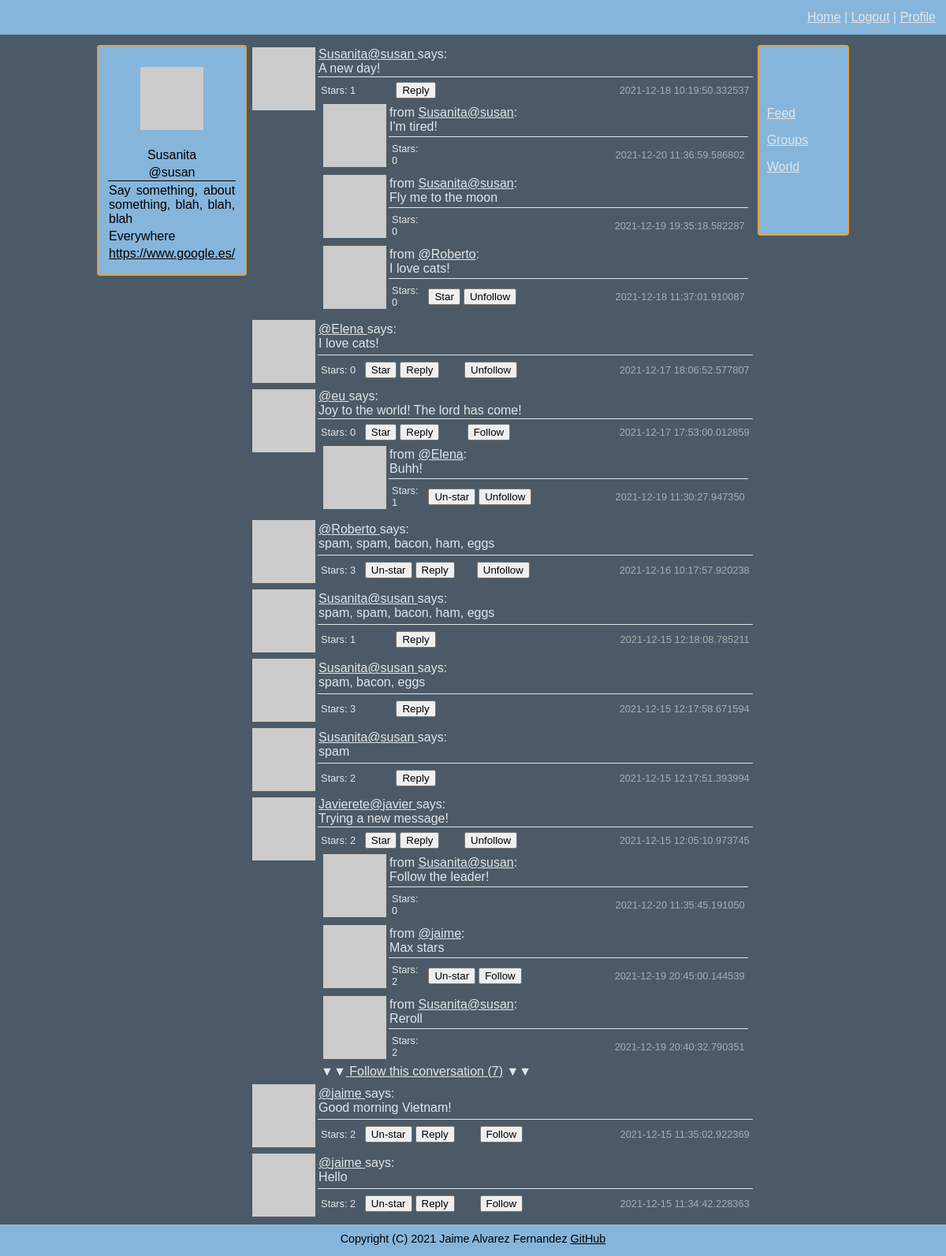
/global (signed in), run on the app's committed database.
### connect/models.py (models this page shows, shortened)
class User(UserMixin, db.Model):
    id = db.Column(db.Integer, primary_key=True)
    username = db.Column(db.String(64), index=True, unique=True)
    email = db.Column(db.String(120), index=True, unique=True)
    nickname = db.Column(db.String(64))
    password = db.Column(db.String(128))
    about_me = db.Column(db.String(140))
    location = db.Column(db.String(64))
    website = db.Column(db.String(120))
    last_seen = db.Column(db.DateTime, default=datetime.datetime.utcnow)
    follower_bio = db.Column(db.Boolean, default=False)
    posts = db.relationship('Posts', backref='author', lazy='dynamic')
    reply = db.relationship('Reply', backref='author', lazy='dynamic')
    followed = db.relationship('User',
                               secondary=followers,
                               primaryjoin=(followers.c.follower_id == id),
                               secondaryjoin=(followers.c.followed_id == id),
                               backref=db.backref('followers', lazy='dynamic'), lazy='dynamic')
    starred = db.relationship('Posts',
                              secondary=stars,
                              backref=db.backref('awarded_stars', lazy='dynamic'), lazy='dynamic')
    starred_reply = db.relationship('Reply',
                                    secondary=stars_reply,
                                    backref=db.backref('awarded_stars_reply', lazy='dynamic'), lazy='dynamic')
    def avatar(self, size):
        digest = md5(self.email.lower().encode('utf-8')).hexdigest()
        return f'https://www.gravatar.com/avatar/{digest}?d=identicon&s={size}'
    def is_following(self, user):
        return self.followed.filter(followers.c.followed_id == user.id).count() > 0
    def is_starred(self, post):
        return self.starred.filter(stars.c.post_id == post.id).count() > 0
    def is_starred_reply(self, reply):
        return self.starred_reply.filter(stars_reply.c.reply_id == reply.id).count() > 0

class Posts(db.Model):
    id = db.Column(db.Integer, primary_key=True)
    body = db.Column(db.String(140))
    timestamp = db.Column(db.DateTime, index=True, default=datetime.datetime.utcnow)
    user_id = db.Column(db.Integer, db.ForeignKey('user.id'))
    reply = db.relationship('Reply', backref='original', lazy='dynamic')
    def replies(self):
        return Reply.query.filter_by(post_id=self.id).order_by(Reply.timestamp.desc()).all()

class Reply(db.Model):
    id = db.Column(db.Integer, primary_key=True)
    body = db.Column(db.String(140))
    timestamp = db.Column(db.DateTime, index=True, default=datetime.datetime.utcnow)
    user_id = db.Column(db.Integer, db.ForeignKey('user.id'))
    post_id = db.Column(db.Integer, db.ForeignKey('posts.id'))

### connect/routing.py (the view)
@app.route('/global')
def global_messages():
    empty_form = forms.EmptyForm()
    posts = models.Posts.query.order_by(models.Posts.timestamp.desc()).all()
    return flask.render_template('global.html', title="Explore global feed", posts=posts, e_form=empty_form)

### connect/forms.py
class EmptyForm(FlaskForm):
    submit = wtforms.SubmitField('Submit')

### connect/models.py (called while the page is built)
@login.user_loader
def load_user(user_id):
    return User.query.get(int(user_id))

### connect/routing.py (called while the page is built)
@app.before_request
def before_request():
    if flask_login.current_user.is_authenticated:
        flask_login.current_user.last_seen = datetime.datetime.utcnow()
        db.session.commit()

### connect/templates/global.html
{% extends "general_template.html" %}
{% block content %}
    {% include "sub_templates/_posts.html" %}
{% endblock %}

### connect/templates/sub_templates/_profile.html (shortened to what this page needs)
{% if user and user != current_user %}
    <p>
        <img src="{{ user.avatar(128) }}">
    </p>
    <table width="100%">
        <tr>
            <td>
                {% if user.nickname is not none %}
                {{ user.nickname }}
                {% endif %}
            </td>
        </tr>
        <tr>
            <td class="bottom_line">
                @{{ user.username }}
            </td>
        </tr>
        <tr>
            <td>
                {% if not current_user.is_following(user) %}
                <form method="post" action="{{ url_for('follow', username=user.username, url=request.endpoint) }}">
                    {{ e_form.hidden_tag() }}
                    {{ e_form.submit(value='Follow') }}
                </form>
                {% else %}
                <form method="post" action="{{ url_for('unfollow', username=user.username, url=request.endpoint) }}">
                    {{ e_form.hidden_tag() }}
                    {{ e_form.submit(value='Unfollow') }}
                </form>
                {% endif %}
            </td>
        </tr>
        <tr>
            <td class="justify_text">
                {% if user.about_me is not none %}
                    {{ user.about_me }}
                {% endif %}
            </td>
        </tr>
        <tr>
            <td>
                {% if user.location is not none %}
                    {{ user.location }}
                {% endif %}
            </td>
        </tr>
        <tr>
            <td>
                {% if user.website is not none %}
                    <a href="{{ current_user.website }}">{{ current_user.website }}</a>
                {% endif %}
            </td>
        </tr>
        <tr>
            <td>
                {% if user.follower_bio %}
                Followers: {{ current_user.followers.count() }}
                {% endif %}
            </td>
        </tr>
    </table>
{% else %}
    <p>
        <img src="{{ current_user.avatar(128) }}">
    </p>
    <table width="100%">
        <tr>
            <td>
                {% if current_user.nickname is not none %}
                {{ current_user.nickname }}
                {% endif %}
            </td>
        </tr>
        <tr>
            <td class="bottom_line">
                @{{ current_user.username }}
            </td>
        </tr>
        <tr>
            <td class="justify_text">
                {% if current_user.about_me is not none %}
                    {{ current_user.about_me }}
                {% endif %}
            </td>
        </tr>
        <tr>
            <td class="justify_text">
                {% if current_user.location is not none %}
                    {{ current_user.location }}
                {% endif %}
            </td>
        </tr>
        <tr>
            <td class="justify_text">
                {% if current_user.website is not none %}
                    <a href="{{ current_user.website }}">{{ current_user.website }}</a>
                {% endif %}
            </td>
        </tr>
        <tr>
            <td>
            </td>
        </tr>
    </table>
{% endif %}

### connect/templates/sub_templates/_posts.html (shortened to what this page needs)
<table width="100%">
    {% for post in posts %}
    <tr>
        <td width="60" rowspan="2" valign="top"><img src="{{ post.author.avatar(60) }}"></td>
        <td class="bottom_line">
                <a href="{{ url_for('user_messages', username=post.author.username) }}">
                    {% if post.author.nickname %}{{ post.author.nickname }}{% endif %}@{{ post.author.username }}
                </a>
                says:<br>
             {{ post.body }}
        </td>
    </tr>
    <tr>
        <td>
            <table width="100%" border="0">
                <tr class="smaller_font_80">
                    <td width="10%">Stars: {{ post.awarded_stars.count() }}</td>
                    <td width="7%">
                        {% if post.author.username != current_user.username %}
                            {% if not current_user.is_starred(post) %}
                            <form method="post" action="{{ url_for('star', post=post.id, url=request.endpoint) }}">
                                {{ e_form.submit(value='Star') }}
                            </form>
                            {% else %}
                            <form method="post" action="{{ url_for('un_star', post=post.id, url=request.endpoint) }}">
                                {{ e_form.submit(value='Un-star') }}
                            </form>
                            {% endif %}
                        {% endif %}
                    </td>
                    <td>
                        <form method="get" action="{{ url_for('reply', post=post.id, url=request.endpoint) }}">
                            {{ e_form.submit(value='Reply') }}
                        </form>
                    </td>
                    <td>
                        {% if not current_user.is_following(post.author) and post.author != current_user %}
                        <form method="post" action="{{ url_for('follow', username=post.author.username) }}">
                            {{ e_form.submit(value='Follow') }}
                        </form>
                        {% elif current_user.is_following(post.author) and post.author != current_user  %}
                        <form method="post" action="{{ url_for('unfollow', username=post.author.username, url=request.endpoint) }}">
                            {{ e_form.submit(value='Unfollow') }}
                        </form>
                        {% endif %}
                    </td>
                    <td class="time">{{ post.timestamp }}</td>
                </tr>
                <tr>
                    <td colspan="5">
                        {% if 0 < post.replies()|length <= 3%}
                            {% for n in range(post.replies()|length) %}
                                {% include "sub_templates/_replies.html" %}
                            {% endfor %}
                        {% elif post.replies()|length > 3 %}
                            {% for n in range(3) %}
                                {% include "sub_templates/_replies.html" %}
                            {% endfor %}
                            ▼▼<a href="{{ url_for('conversation', post=post.id)}}"> Follow this conversation ({{ post.replies()|length }})</a> ▼▼
                        {% endif %}
                    </td>
                </tr>
            </table>
        </td>
    </tr>
    {% endfor %}
</table>

### connect/templates/sub_templates/_replies.html (shortened to what this page needs)
<table width="100%">
    <tr>
        <td width="30" rowspan="2" valign="top"><img src="{{ post.replies()[n].author.avatar(30) }}"></td>
        <td class="bottom_line">
            from
            <a href="{{ url_for('user_messages', username=post.replies()[n].author.username) }}">{% if post.replies()[n].author.nickname %}{{ post.replies()[n].author.nickname }}{% endif %}@{{ post.replies()[n].author.username }}</a>:<br>
            {{ post.replies()[n].body }}
        </td>
    </tr>
    <tr>
        <td>
            <table width="100%" border="0">
                <tr class="smaller_font_80">
                    <td width="10%">Stars: {{ post.replies()[n].awarded_stars_reply.count() }}</td>
                    <td width="7%">
                        {% if post.replies()[n].author.username != current_user.username %}
                            {% if not current_user.is_starred_reply(post.replies()[n]) %}
                            <form method="post" action="{{ url_for('star_reply', reply_id=post.replies()[n].id, url=request.endpoint) }}">
                                {{ e_form.submit(value='Star') }}
                            </form>
                            {% else %}
                            <form method="post" action="{{ url_for('un_star_reply', reply_id=post.replies()[n].id, url=request.endpoint) }}">
                                {{ e_form.submit(value='Un-star') }}
                            </form>
                            {% endif %}
                        {% endif %}
                    </td>
                    <td>
                        {% if not current_user.is_following(post.replies()[n].author) and post.replies()[n].author != current_user %}
                        <form method="post" action="{{ url_for('follow', username=post.replies()[n].author.username, url=request.endpoint) }}">
                            {{ e_form.submit(value='Follow') }}
                        </form>
                        {% elif current_user.is_following(post.replies()[n].author) and post.replies()[n].author != current_user  %}
                        <form method="post" action="{{ url_for('unfollow', username=post.replies()[n].author.username, url=request.endpoint) }}">
                            {{ e_form.submit(value='Unfollow') }}
                        </form>
                        {% endif %}
                    </td>
                    <td class="time">{{ post.replies()[n].timestamp }}</td>
                </tr>
            </table>
        </td>
    </tr>
</table>

### connect/static/css/style.css (style rules this page uses)
body { font-family: Arial; background: #4b5a66; color: #e1e6eb; min-height: 100vh; margin: 0; }
a { color: inherit; }
.bottom_line { border: solid; border-width: 0px 0 1px 0; }
.justify_text { text-align: justify; text-justify: inter-word; }
.smaller_font_80 { font-size:80%; }
.time { text-align: right; opacity: 0.6; }
body { display:flex; flex-direction:column; }

### data on the page
User: nickname "Susanita", username "susan", about_me "Say something, about something, blah, blah, blah", location "Everywhere", website "https://www.google.es/"
Posts: author.nickname "Susanita", author.username "susan", body "A new day!", awarded_stars.count "1", timestamp "2021-12-18 10:19:50.332537", nickname "Susanita" "Susanita", username "susan" "susan" "Roberto", body "I'm tired!" "Fly me to the moon" "I love cats!", replies "0" "0" "0", id.timestamp "2021-12-20 11:36:59.586802" "2021-12-19 19:35:18.582287" "2021-12-18 11:37:01.910087"
Posts: author.username "Elena", body "I love cats!", awarded_stars.count "0", timestamp "2021-12-17 18:06:52.577807"
Posts: author.username "eu", body "Joy to the world! The lord has come!", awarded_stars.count "0", timestamp "2021-12-17 17:53:00.012859", username "Elena", body "Buhh!", replies "1", id.timestamp "2021-12-19 11:30:27.947350"
Posts: author.username "Roberto", body "spam, spam, bacon, ham, eggs", awarded_stars.count "3", timestamp "2021-12-16 10:17:57.920238"
Posts: author.nickname "Susanita", author.username "susan", body "spam, spam, bacon, ham, eggs", awarded_stars.count "1", timestamp "2021-12-15 12:18:08.785211"
Posts: author.nickname "Susanita", author.username "susan", body "spam, bacon, eggs", awarded_stars.count "3", timestamp "2021-12-15 12:17:58.671594"
Posts: author.nickname "Susanita", author.username "susan", body "spam", awarded_stars.count "2", timestamp "2021-12-15 12:17:51.393994"
Posts: author.nickname "Javierete", author.username "javier", body "Trying a new message!", awarded_stars.count "2", timestamp "2021-12-15 12:05:10.973745", nickname "Susanita" "Susanita", username "susan" "jaime" "susan", body "Follow the leader!" "Max stars" "Reroll", replies "0" "2" "2", id.timestamp "2021-12-20 11:35:45.191050" "2021-12-19 20:45:00.144539" "2021-12-19 20:40:32.790351", replies|length "7"
Posts: author.username "jaime", body "Good morning Vietnam!", awarded_stars.count "2", timestamp "2021-12-15 11:35:02.922369"
Posts: author.username "jaime", body "Hello", awarded_stars.count "2", timestamp "2021-12-15 11:34:42.228363"
